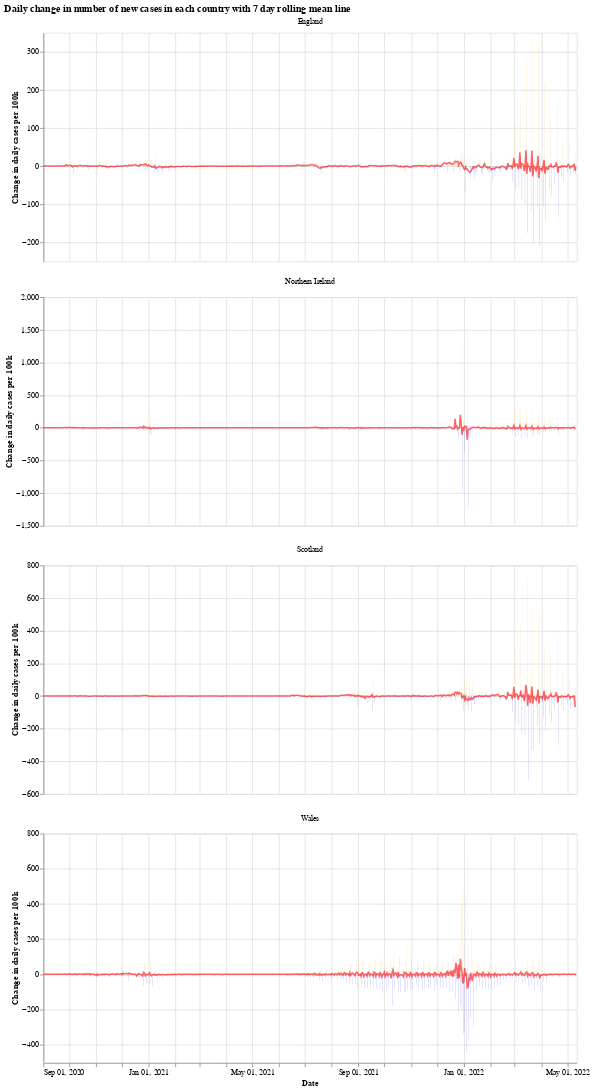

Notebook source saved alongside this figure:
### Markdown cell above
We will use the Python library `Altair` for visualising the data, see the [altair docs](https://altair-viz.github.io/) for more information.

First we have a graph which shows the daily change in the number of new cases for each country. This number jumps up and down all over the place, which is likely due to delay in reporting of new cases over the weekend. Another interesting thing is that it looks like the daily cases in Wales experienced a much shorter period of calm over the summer (calm in the sense of daily cases not jumping up and down).

The orange bars are days when the number of new cases (per 100k population) was more than the previous day, while the blue are days when the number of new cases dropped. The red line is the 7 day moving average. 

When the moving average line is below 0, it means that there is a consistent drop in new cases. We can see this clearly happening around the times that lockdowns were introduced (though, to varying degrees). I will update the graphs soon with a marker of when each lockdown started.

### Code cell
# collapse
import altair as alt

bars = alt.Chart(uk_cases).mark_bar().encode(
    x=alt.X("yearmonthdate(date):T", axis=alt.Axis(title='Date')),
    y=alt.Y("casesChangeRate:Q", axis=alt.Axis(title='Change in daily cases per 100k')),
    tooltip='casesChange',
    color=alt.condition(
        alt.datum.casesChangeRate > 0,
        alt.value("orange"),  # The positive color
        alt.value("blue")  # The negative color
    )
).properties(title='Daily change in number of new cases with 7 day rolling mean',width=700).interactive()

line = alt.Chart(uk_cases).mark_line(
    color='red',
    size=2,
    opacity=0.6
).transform_window(
    rolling_mean='mean(casesChangeRate)',
    frame=[0, 7],
    groupby=['areaName']
).encode(
    x='yearmonthdate(date):T',
    y='rolling_mean:Q'
)

alt.layer(bars, line, data=uk_cases).facet(alt.Column(
    'areaName', title=''), columns=1).resolve_scale(y='independent').properties(title='Daily change in number of new cases in each country with 7 day rolling mean line')

### Figure 1 — Vega-Lite specification as saved in the notebook (floating-point values rounded to 4 significant figures; data arrays with more than 128 entries replaced by an {"elided": "..."} marker saying what was removed)
{"config": {"view": {"continuousWidth": 400, "continuousHeight": 300}}, "data": {"name": "data-7bdf4f0de483beaee13568f8276f9ed1"}, "facet": {"type": "nominal", "field": "areaName", "title": ""}, "spec": {"layer": [{"mark": "bar", "encoding": {"color": {"condition": {"value": "orange", "test": "(datum.casesChangeRate > 0)"}, "value": "blue"}, "tooltip": {"type": "quantitative", "field": "casesChange"}, "x": {"type": "temporal", "axis": {"title": "Date"}, "field": "date", "timeUnit": "yearmonthdate"}, "y": {"type": "quantitative", "axis": {"title": "Change in daily cases per 100k"}, "field": "casesChangeRate"}}, "selection": {"selector001": {"type": "interval", "bind": "scales", "encodings": ["x", "y"]}}, "title": "Daily change in number of new cases with 7 day rolling mean", "width": 700}, {"mark": {"type": "line", "color": "red", "opacity": 0.6, "size": 2}, "encoding": {"x": {"type": "temporal", "field": "date", "timeUnit": "yearmonthdate"}, "y": {"type": "quantitative", "field": "rolling_mean"}}, "transform": [{"window": [{"op": "mean", "field": "casesChangeRate", "as": "rolling_mean"}], "frame": [0, 7], "groupby": ["areaName"]}]}]}, "columns": 1, "resolve": {"scale": {"y": "independent"}}, "title": "Daily change in number of new cases in each country with 7 day rolling mean line", "$schema": "https://vega.github.io/schema/vega-lite/v4.8.1.json", "datasets": {"data-7bdf4f0de483beaee13568f8276f9ed1": {"elided": "2470 records"}}}
